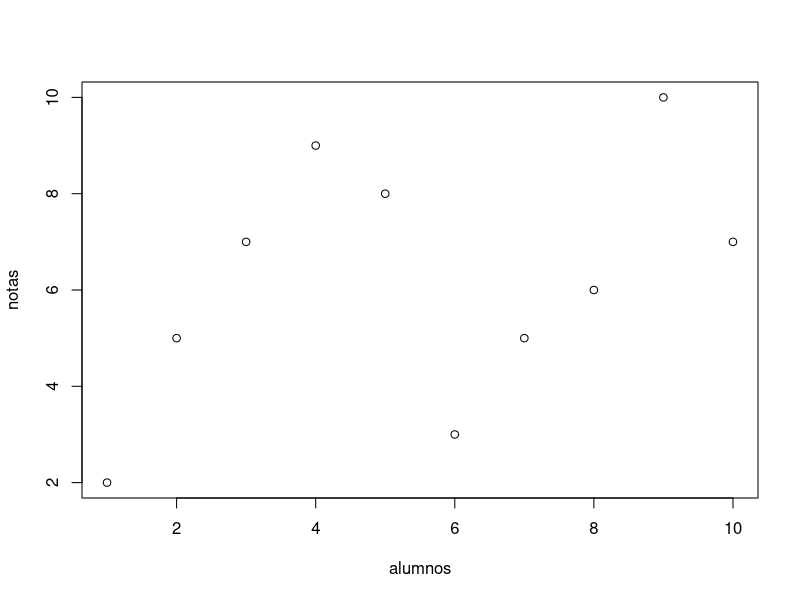
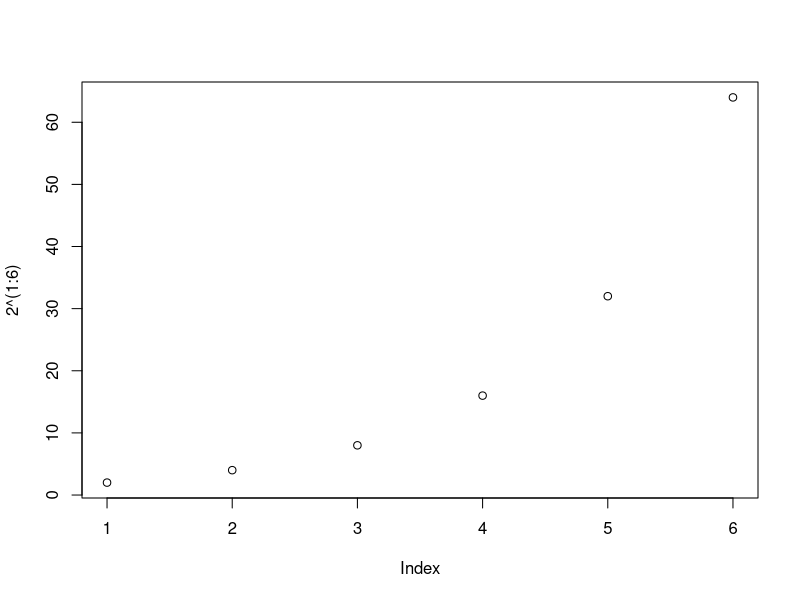
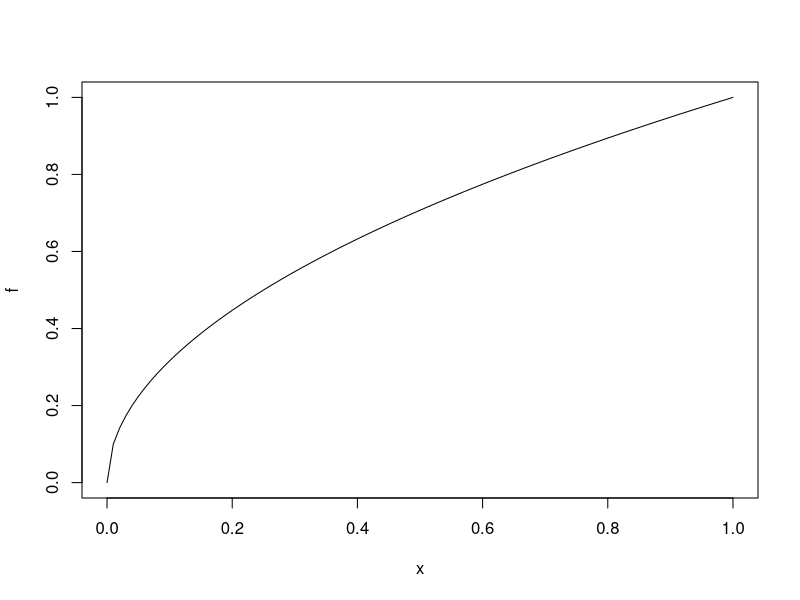
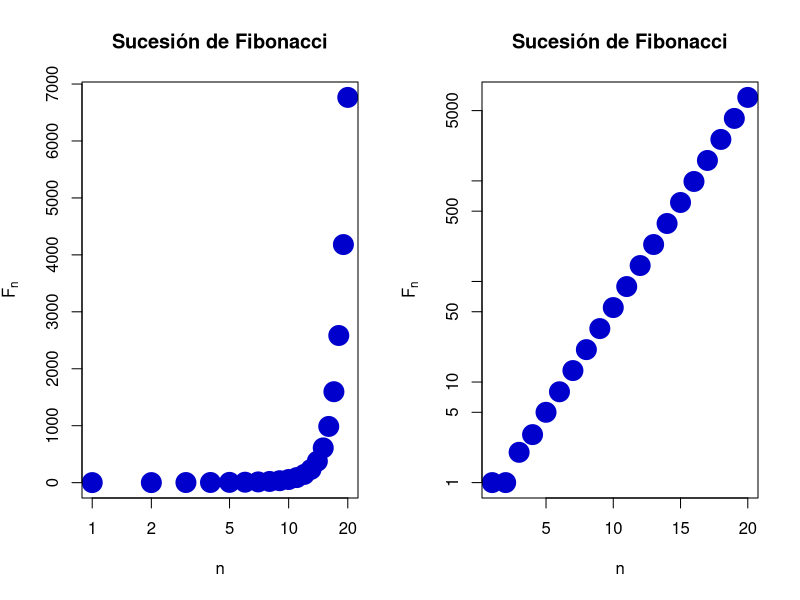

R code for these plots, in order:
## ---- chunk 1
alumnos = c(1:10)
notas = c(2,5,7,9,8,3,5,6,10,7)
plot(alumnos, notas)
## ---- chunk 2
plot(2^(1:6))

## ---- chunk 3
f <- function(x){ sqrt(x)}
plot(f)
## ---- chunk 4
n = 1:20
fib = (1/sqrt(5))*((1+sqrt(5))/2)^n-(1/sqrt(5))*((1-sqrt(5))/2)^n
par(mfrow = c(1,2))
plot(fib, xlab= "n", ylab= expression(F[n]),
        main= "Sucesión de Fibonacci", pch= 20, cex= 4, col="mediumblue", bg= "maroon2", log = "x")

plot(fib, xlab= "n", ylab= expression(F[n]),
        main= "Sucesión de Fibonacci", pch= 20, cex= 4, col="mediumblue", bg= "maroon2", log = "y")
par(mfrow=c(1,1))
